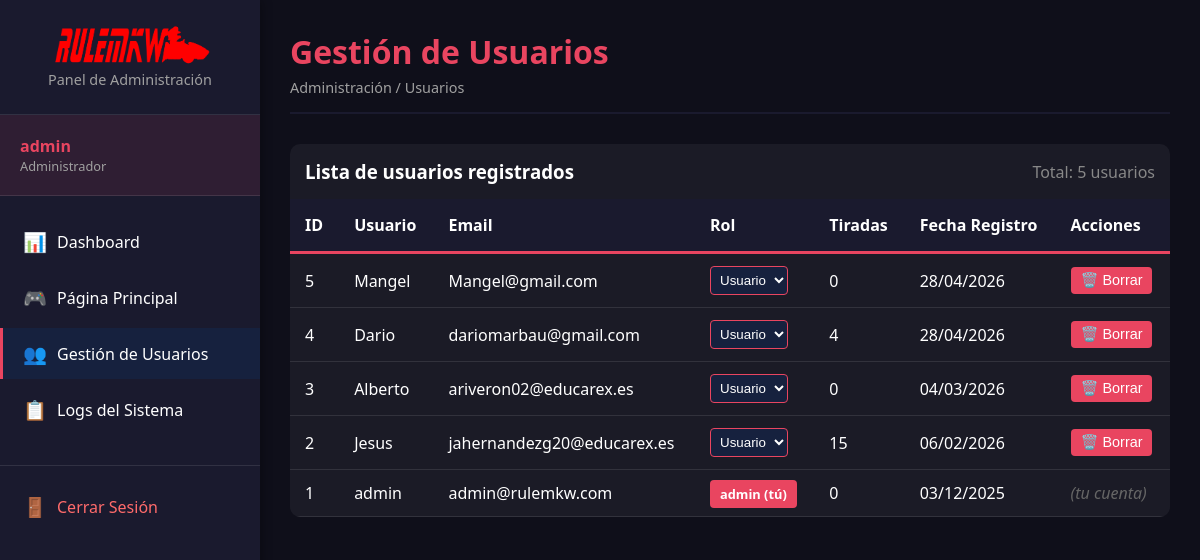
The app's page /admin/usuarios.php (signed in), older data.
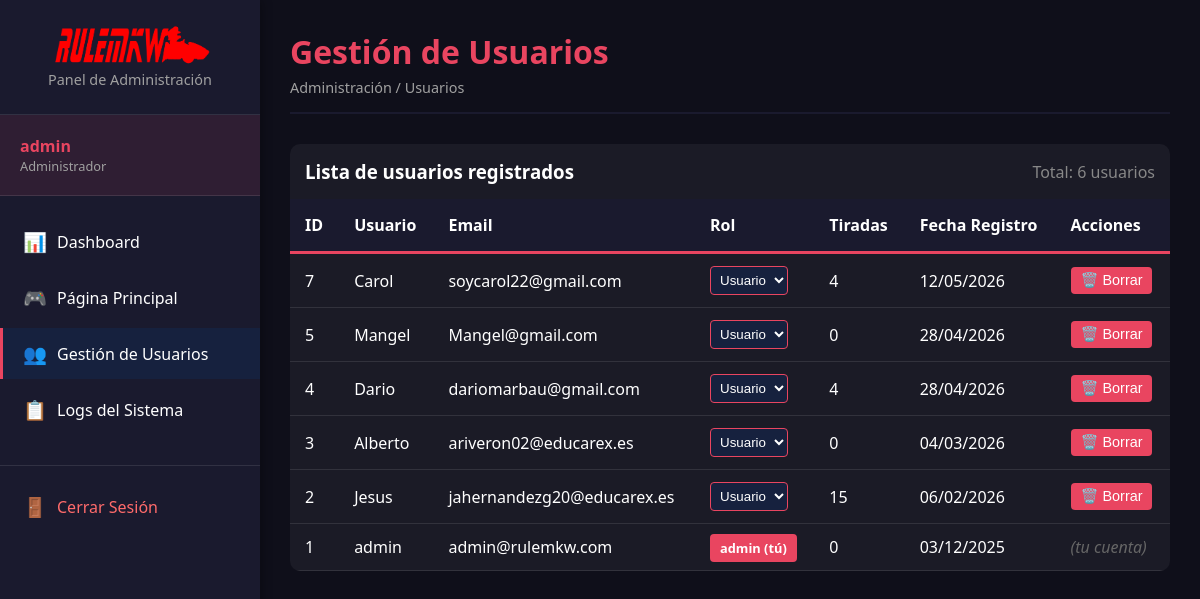
The same page, newer data.
### tables this page shows
CREATE TABLE `usuarios` (
  `id` int NOT NULL,
  `usuario` varchar(50) NOT NULL,
  `email` varchar(100) NOT NULL,
  `foto_perfil` varchar(255) DEFAULT 'default.png',
  `pass` varchar(255) NOT NULL,
  `rol` enum('usuario','admin') DEFAULT 'usuario',
  `fecha_registro` timestamp NOT NULL DEFAULT CURRENT_TIMESTAMP
);

### src/admin/usuarios.php (the view, shortened to what this page needs)
<?php
require_once 'layout/sidebar.php';
require_once '../backend/includes/conexion.php';
$usuarios = $enlace->query("
    SELECT u.*,
           (SELECT COUNT(*) FROM estadisticas_usuario WHERE usuario_id = u.id) as total_tiradas
    FROM usuarios u
    ORDER BY u.fecha_registro DESC
");
?>
<div class="content-header">
    <h1>Gestión de Usuarios</h1>
    <div class="breadcrumb">Administración / Usuarios</div>
</div>
<div class="table-container">
    <div style="padding: 15px; display: flex; justify-content: space-between; align-items: center;">
        <h3>Lista de usuarios registrados</h3>
        <span style="color: #888;">Total: <?php echo $usuarios->num_rows; ?> usuarios</span>
    </div>
    <table class="data-table">
        <thead>
            <tr>
                <th>ID</th>
                <th>Usuario</th>
                <th>Email</th>
                <th>Rol</th>
                <th>Tiradas</th>
                <th>Fecha Registro</th>
                <th>Acciones</th>
            </tr>
        </thead>
        <tbody>
            <?php while($usuario = $usuarios->fetch_assoc()): ?>
            <tr>
                <td><?php echo $usuario['id']; ?></td>
                <td><?php echo htmlspecialchars($usuario['usuario']); ?></td>
                <td><?php echo htmlspecialchars($usuario['email']); ?></td>
                <td>
                    <?php if ($usuario['id'] == $_SESSION['usuario_id']): ?>
                        <span class="badge badge-admin" style="background: #e94560; color: white; padding: 5px 10px; border-radius: 4px;">
                            <?php echo $usuario['rol']; ?> (tú)
                        </span>
                    <?php else: ?>
                        <form method="POST" style="display:inline;">
                            <select name="nuevo_rol" onchange="this.form.submit()" style="padding: 5px; background: #16213e; color: white; border: 1px solid #e94560; border-radius: 4px;">
                                <option value="usuario" <?php echo $usuario['rol'] == 'usuario' ? 'selected' : ''; ?>>Usuario</option>
                            </select>
                        </form>
                    <?php endif; ?>
                </td>
                <td><?php echo $usuario['total_tiradas']; ?></td>
                <td><?php echo date('d/m/Y', strtotime($usuario['fecha_registro'])); ?></td>
                <td>
                    <?php if ($usuario['id'] != $_SESSION['usuario_id']): ?>
                    <form method="POST" style="display:inline;" onsubmit="return confirm('¿Estás seguro de que quieres borrar al usuario <?php echo htmlspecialchars($usuario['usuario']); ?>?\nEsta acción no se puede deshacer.');">
                        <button type="submit" class="btn btn-danger" style="background: #e94560; color: white; border: none; padding: 5px 10px; border-radius: 4px; cursor: pointer;">
                            🗑️ Borrar
                        </button>
                    </form>
                    <?php else: ?>
                    <span style="color: #666; font-style: italic;">(tu cuenta)</span>
                    <?php endif; ?>
                </td>
            </tr>
            <?php endwhile; ?>
        </tbody>
    </table>
</div>
<?php
echo '</main></div>';
?>
</body>
</html>

Row changes from the older to the newer data that the page shows:
added usuarios: id "7", usuario "Carol", email "soycarol22@gmail.com", nuevo_rol "Usuario", total_tiradas "4", fecha_registro "12/05/2026"
Text that changed along with them:
$usuarios->num_rows: "5" → "6"
